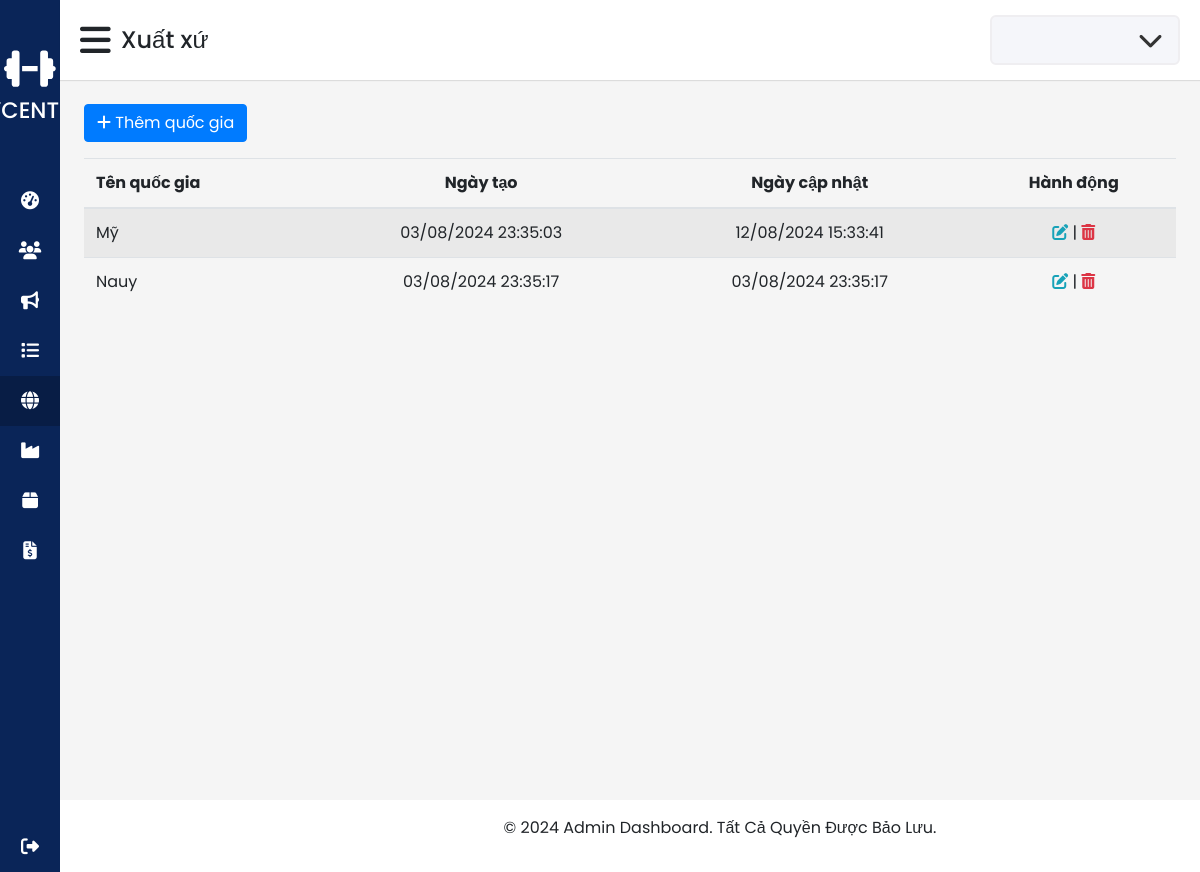
/admin/origin/list_origin.php, run on the app's committed database.
### tables this page shows
CREATE TABLE `origin` (
  `origin_id` int(11) NOT NULL,
  `country` varchar(50) NOT NULL,
  `created_at` datetime NOT NULL,
  `updated_at` datetime NOT NULL
);

### public_html/models/OriginModel.php (called while the page is built, shortened)
<?php
class OriginModel {
    private $pdo;
    public function __construct($pdo) {
        $this->pdo = $pdo;
    }
    public function getAllOrigins() {
        $stmt = $this->pdo->query("SELECT * FROM origin");
        return $stmt->fetchAll(PDO::FETCH_ASSOC);
    }
}
?>

### public_html/admin/origin/list_origin.php (the view, shortened to what this page needs)
<?php
require_once '../../config/config.php';
require_once '../../models/OriginModel.php';
$originModel = new OriginModel($pdo);
$origins = $originModel->getAllOrigins();
?>
<?php require_once '../include/header.php'; ?>
<div>
    <button type="button" class="btn btn-primary mb-3" data-toggle="modal" data-target="#originModal" data-action="create"><i class="fas fa-plus"></i> Thêm quốc gia</button>
    <table class="table table-striped">
        <thead>
            <tr>
                <th>Tên quốc gia</th>
                <th class="text-center">Ngày tạo</th>
                <th class="text-center">Ngày cập nhật</th>
                <th class="text-center">Hành động</th>
            </tr>
        </thead>
        <tbody>
            <?php foreach ($origins as $origin): ?>
            <tr>
                <td><?php echo htmlspecialchars($origin['country']); ?></td>
                <td class="text-center"><?php echo (new DateTime($origin['created_at']))->format('d/m/Y H:i:s'); ?></td>
                <td class="text-center"><?php echo (new DateTime($origin['updated_at']))->format('d/m/Y H:i:s'); ?></td>
                <td class="text-center">
                    <button type="button" class="btn-icon text-info" data-toggle="modal" data-target="#originModal" data-action="edit" data-id="<?php echo $origin['origin_id']; ?>" data-country="<?php echo $origin['country']; ?>"><i class="fas fa-edit"></i></button> |
                    <button type="button" class="btn-icon text-danger" data-toggle="modal" data-target="#deleteModal" data-id="<?php echo $origin['origin_id']; ?>" data-country="<?php echo $origin['country']; ?>"><i class="fas fa-trash-alt"></i></button>
                </td>
            </tr>
            <?php endforeach; ?>
        </tbody>
    </table>
</div>
<?php require_once '../include/footer.php'; ?>

### public_html/admin/assets/css/styles.css (style rules this page uses)
* { margin: 0; padding: 0; box-sizing: border-box; font-family: 'Poppins', sans-serif; }
.btn-icon { background: none; border: none; padding: 0; cursor: pointer; outline: none; }

### data on the page
origin: country "Mỹ", created_at "03/08/2024 23:35:03", updated_at "12/08/2024 15:33:41"
origin: country "Nauy", created_at "03/08/2024 23:35:17", updated_at "03/08/2024 23:35:17"

### other printed values
$current_page_name "Xuất xứ"
